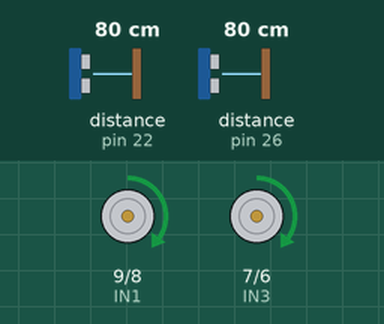
This sketch was run on a simulated Arduino Mega 2560, built with avr-gcc and run on an emulated ATmega2560. Shown: motor-driver pin pairs drawn as motors (green arrow = first pin HIGH = forward, orange = second pin HIGH = backward, longer = more drive, scaled by the enable pin). Wiring (inferred from the names in the program): 2 × ultrasonic range finder: trigger pin 24, echo pin 22 / trigger pin 28, echo pin 26. The inputs (shaded band) are chosen by the test bench; at power-on: distance to the obstacle (sensors on pin 22, pin 26) 80 cm. The echo pulse lasts 58.3 µs per cm.

Above: at 1.2 s.
1.3 s: distance to the obstacle (sensor on pin 22) set to 2 cm
At 1.9 s:
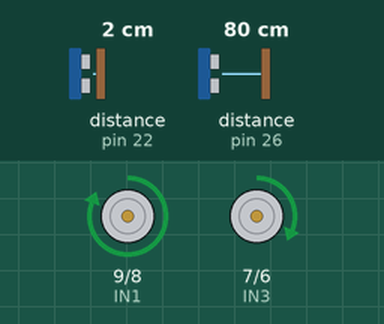
2.8 s: distance to the obstacle (sensor on pin 26) set to 7 cm
At 4.0 s:
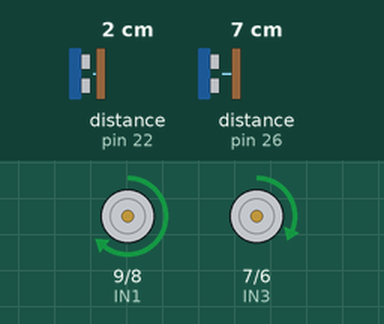
4.3 s: distance to the obstacle (sensor on pin 22) set to 13 cm
At 5.7 s:
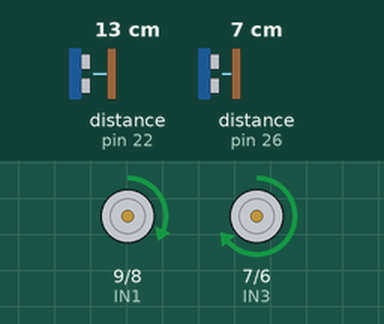
7.3 s: distance to the obstacle (sensor on pin 26) set to 60 cm
At 8.5 s:
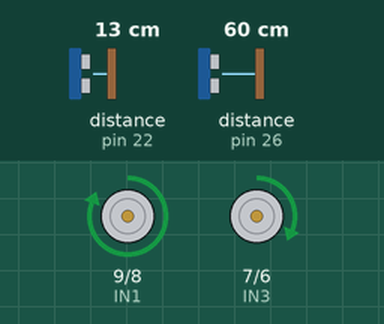
8.8 s: distance to the obstacle (sensor on pin 22) set to 60 cm
At 9.4 s:
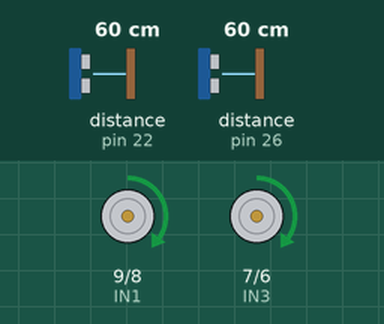
10.3 s: distance to the obstacle (sensor on pin 22) set to 4 cm
At 11.0 s:
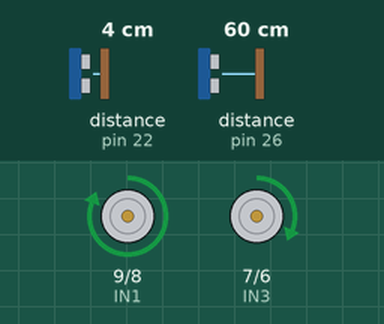
Timing chart, 0 to 12.8 s (numbered marks = the images above; inputs shaded):
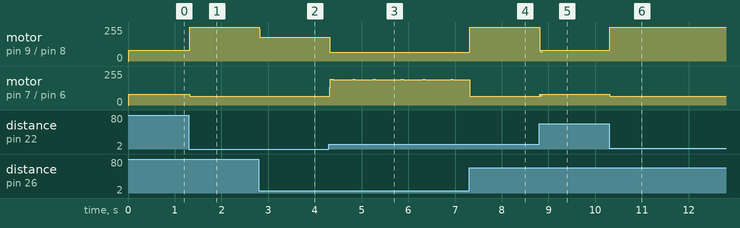

Measured:
- after the input at 1.3 s, motor on pin 9 (IN1) / pin 8 (IN2): forward 80/255 → forward 255/255 at once; motor on pin 7 (IN3) / pin 6 (IN4): forward 80/255 → forward 65/255 at once
- after the input at 2.8 s, motor on pin 9 (IN1) / pin 8 (IN2): forward 255/255 → forward 178/255 at once
- after the input at 4.3 s, motor on pin 9 (IN1) / pin 8 (IN2): forward 178/255 → forward 65/255 at once
- after the input at 7.3 s, motor on pin 9 (IN1) / pin 8 (IN2): forward 65/255 → forward 255/255 at once
- after the input at 8.8 s, motor on pin 9 (IN1) / pin 8 (IN2): forward 255/255 → forward 80/255 at once; motor on pin 7 (IN3) / pin 6 (IN4): forward 65/255 → forward 80/255 at once
- after the input at 10.3 s, motor on pin 9 (IN1) / pin 8 (IN2): forward 80/255 → forward 255/255 at once; motor on pin 7 (IN3) / pin 6 (IN4): forward 80/255 → forward 65/255 at once

The sketch:

modo3.ino
```cpp
int modo = 3;

//MACROS pines de manejo de los motores
int ENA = 10; //pin PWM motor derecho
int IN1 = 9;  //giro hacia adelante
int IN2 = 8;  //giro hacia atras
int ENB = 5;  //pin PWM motor izdo
int IN3 = 7;  //giro hacia adelante
int IN4 = 6;  //giro hacia atras

//MACROS pines sensores ultrasonidos
int ecod = 26;  //pin de lectura para sensor ultrasonidos (derecho)
int ecoi = 22;  //pin de lectura para sensor ultrasonidos (izdo)
int trigd = 28; //activacion sensor ultrasonidos (derecho)
int trigi = 24; //activacion sensor ultrasonidos (izdo)

//Variables para medir distancia con los sensores ultrasonidos
double duraciond, duracioni;

  double output, input, setpoint, error, errorI, outputsum, printoutput;
  double output1, input1, error1, printoutput1;
  double output2, input2, error2, printoutput2;
  double lastInput;
  double dInput;
  double senal;
  double outmax = 255;
  double outmin = -255; //just for representation. Actual output minimum is 0 (PWM), but
                        //we'd like to represent backwards spinning as negative
  unsigned long now, lastime, sampletime, timechange;
  double kp, ki, kd;
  int d, d1, d2; //direccion de giro; d = 1, palante.
  String cad;     //para guardar la referencia
  double distanciad, distanciai;
  double phi; //variable para control de la orientacion respecto de la pared
  float distanciasensores = 9.2; //distancia entre los sensores delantero y trasero en cm

//Functions
/*void setpointBT()
{
  int i;
  if(Serial3.available())
  {
     Serial3.println("Referencia: "); //indica que le pasamos referencia
     cad = Serial3.readString();//-48;
     if(cad.length()>3 || setpoint>300) Serial3.println("Referencia demasiado grande. Introduzca una menor que 300");
     else{
      for(i=0;i<cad.length();i++)
      {
        if(cad.length()==3){
        setpoint = (cad[0]-48)*100+(cad[1]-48)*10+cad[2]-48;
        }
        else if(cad.length()==2){
        setpoint = (cad[0]-48)*10+cad[1]-48;
        }
        else setpoint = (cad[0]-48);
      }
     }
  }
}*/
void ultrasonidos()
{
  //activar y leer ultrasonidos
  digitalWrite(trigd, LOW);
  delay(0.002);
  digitalWrite(trigd, HIGH);
  delay(0.01);
  digitalWrite(trigd, LOW);
  delay(0.01);
  duraciond = pulseIn(ecod, HIGH);

  digitalWrite(trigi, LOW);
  delay(0.002);
  digitalWrite(trigi, HIGH);
  delay(0.01);
  digitalWrite(trigi, LOW);
  delay(0.01);
  duracioni = pulseIn(ecoi, HIGH);

  //calculo de la distancia al obstaculo segun la medida de los sensores
  distanciad = duraciond / 58;
  distanciai = duracioni / 58;

  phi = atan((distanciad-distanciai)/distanciasensores);
  phi = phi*180/3.141592;
}

void setup() {

  Serial3.begin(38400);

  // Parametros del control
  setpoint = 0; //en este modo 3 usamos el setpoint para indicar el angulo de orientacion
                //del robot con la pared. Queremos que sea 0 para que vaya paralelo
  input = 1;

  sampletime = 10;//Trying 10ms instead of 100ms. Might change it again

  lastime = millis() - sampletime;

  kp = 0.8; ki = 3; kd = 1; //el error en el ángulo es muy sutil. Reducimos constantes

  //definicion de los pines
  pinMode(ENA, OUTPUT);
  pinMode(ENB, OUTPUT);
  pinMode(IN1, OUTPUT); //un valor HIGH en IN1 provoca que la rueda derecha gire hacia delante
  pinMode(IN2, OUTPUT); //un valor HIGH en IN2 provoca que la rueda derecha gire hacia atrás
  pinMode(IN3, OUTPUT); //un valor HIGH en IN3 provoca que la rueda izquierda gire hacia delante
  pinMode(IN4, OUTPUT); //un valor HIGH en IN4 provoca que la rueda izquierda gire hacia atrás

  pinMode(ecoi, INPUT);
  pinMode(ecod, INPUT);
  pinMode(trigi, OUTPUT);
  pinMode(trigd, OUTPUT);
}

void loop() {
  outputsum = 0;
  //setpointBT();
  ultrasonidos();

  //Cada tiempo de muestreo, calculo la senal de control
  now = millis();
  timechange = now - lastime;
  if(timechange >= sampletime)
  {
    //control(phi, now);
    input = phi;
    error = input - setpoint;
    dInput = input - lastInput;

    outputsum += ki * error;
    senal = kp * error;
    senal += outputsum - kd * dInput;
    if(abs(error) < 10) senal = senal*0.5;

    printoutput = senal;
    if(senal < 0)
    {
      if(senal < outmin) printoutput = outmin;
      senal = -senal;
    }
    if(senal > outmax)
    {
      senal = outmax;
      printoutput = senal;
    }

    output = senal;

    lastInput = input;
    lastime = now;


    if(phi>0) //si el angulo es positivo, muevo la rueda derecha (la mas cercana a la pared)
    {
      output1 = 70 + output;
      if(output1 > outmax) output1 = outmax;
      output2 = 65;
    }
    else if(phi<0)
    {
      output1 = 65;
      output2 = 70 + output;
      if(output2 > outmax) output2 = outmax;
    }
    else
    {
      output1 = 80; output2 = 80; //compensar? ahora veremos si funciona
    }

    //error1 = error;
    //error2 = error;
    input1 = distanciad;
    input2 = distanciai;
    //if(abs(error1) > abs(error2) + 5) control(distanciad, now);
    //if(abs(error2) > abs(error1) + 5) control(distanciai, now);

      digitalWrite (IN1, HIGH);
      digitalWrite (IN2, LOW);
      analogWrite (ENA, output1);

      digitalWrite (IN3, HIGH);
      digitalWrite (IN4, LOW);
      analogWrite (ENB, output2);
  }

    Serial3.print(timechange); //tiempo desde la anterior medida
    Serial3.print(" ");
    Serial3.print(input2);//distancia delantera
    Serial3.print(" ");
    Serial3.print(input1);//distancia trasera
    Serial3.print(" ");
    Serial3.print(50);
    Serial3.print(" ");
    Serial3.print(modo); //modo de funcionamiento
    Serial3.print(" ");
    //Serial3.print(error1);
    //Serial3.print(" ");
    //Serial3.print(error2);
    //Serial3.print(" ");
    Serial3.print(output2);
    Serial3.print(" ");
    Serial3.println(output1);
}
```
